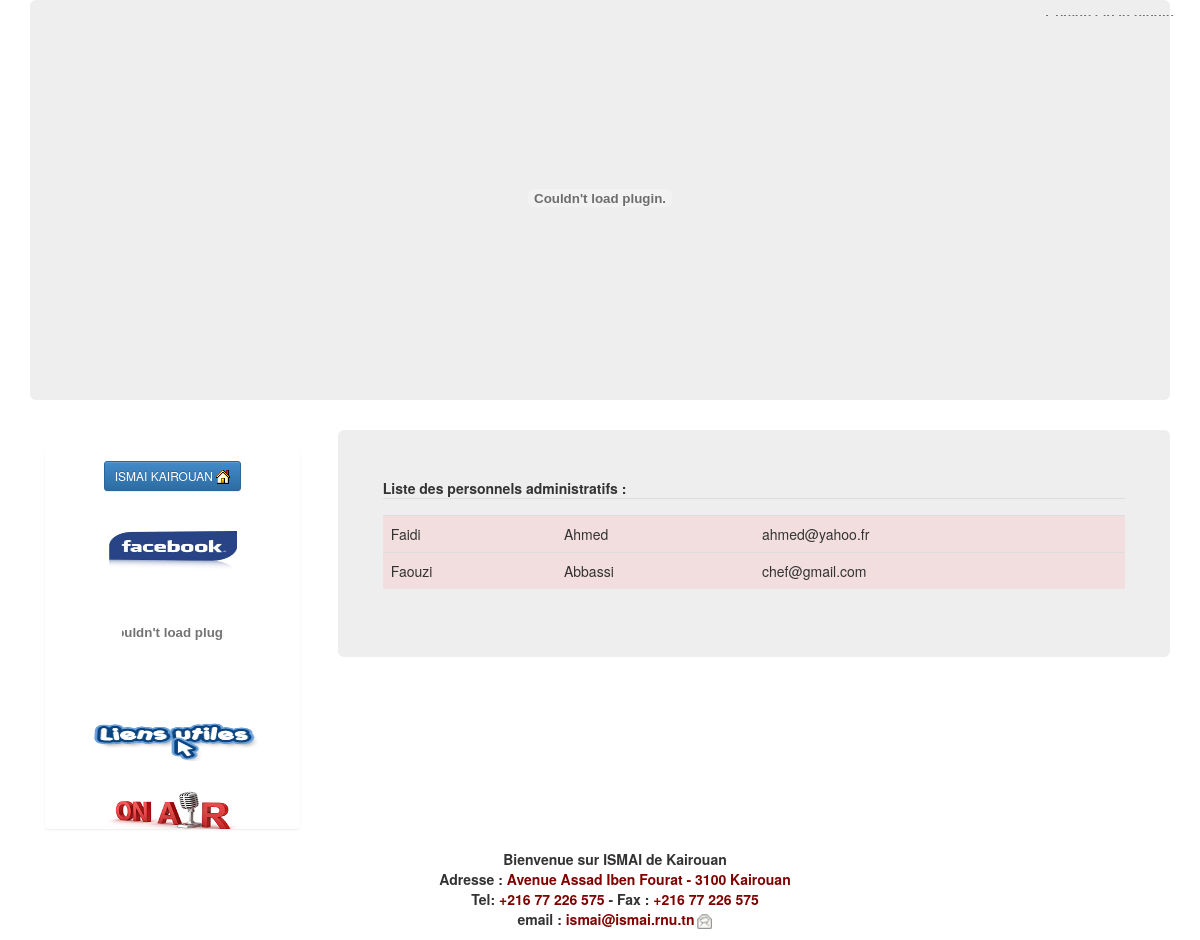
The app's page /Contenu/personel_admins.php with its own data.
### tables this page shows
CREATE TABLE `utilisateurs` (
  `id_utilisateurs` int(11) NOT NULL,
  `cin` int(10) NOT NULL,
  `nom` varchar(50) NOT NULL,
  `prenom` varchar(50) NOT NULL,
  `sexe` varchar(50) NOT NULL,
  `date_naissance` date NOT NULL,
  `mail` varchar(200) NOT NULL,
  `password` varchar(15) NOT NULL,
  `tel` varchar(15) NOT NULL,
  `profil` varchar(50) NOT NULL,
  `departement_id_departement` int(11) DEFAULT NULL,
  `groupe_id_groupe` int(11) DEFAULT NULL,
  `confirmer` tinyint(1) NOT NULL
);

### Contenu/personel_admins.php (the view, shortened to what this page needs)
<!DOCTYPE html>
<html lang="fr">
	<head>
		<?php
		include ("incssjs.php");
		?>
	</head>
	<body role="document" style="margin-bottom: 90px;">
		<div class="container theme-showcase" role="main">
			<?php
			include ("baniere.php");
			?>
			<?php
			include ("left.php");
			?>
			<div class="jumbotron" style="width: 73%; float: right;">
				<div class="row">
					<?php
include("config.php");
					$sqlaff = 'select * from  utilisateurs where `utilisateurs`.`profil`="admin" or `utilisateurs`.`profil`="root" ';
					$req = mysqli_query($base,$sqlaff) or die(mysqli_error($base));
					?>
<table class="table">
<tr style="danger"> <b>Liste des personnels administratifs :<b/> </tr>
<td style="font-weight:bold"></td>
<td style="font-weight:bold"></td>
<td style="font-weight:bold"></td>
						<?php
					 while ($data =mysqli_fetch_array($req)) {
					?>
					<tr class="danger" >
                    <td><?php echo $data['nom']; ?></td>
                    <td><?php echo $data['prenom']; ?></td>
					<td><?php echo $data['mail']; ?> </td>
					</tr>
					<?php } ?>
                    </table>
				</div>
				</div>
				</div>
			<?php
			include ("foot.php");
			?>
			<?php
			include ("fast.php");
			?>
	</body>
</html>

### records on screen
utilisateurs: nom "Faidi", prenom "Ahmed", mail "ahmed@yahoo.fr"
utilisateurs: nom "Faouzi", prenom "Abbassi", mail "chef@gmail.com"
